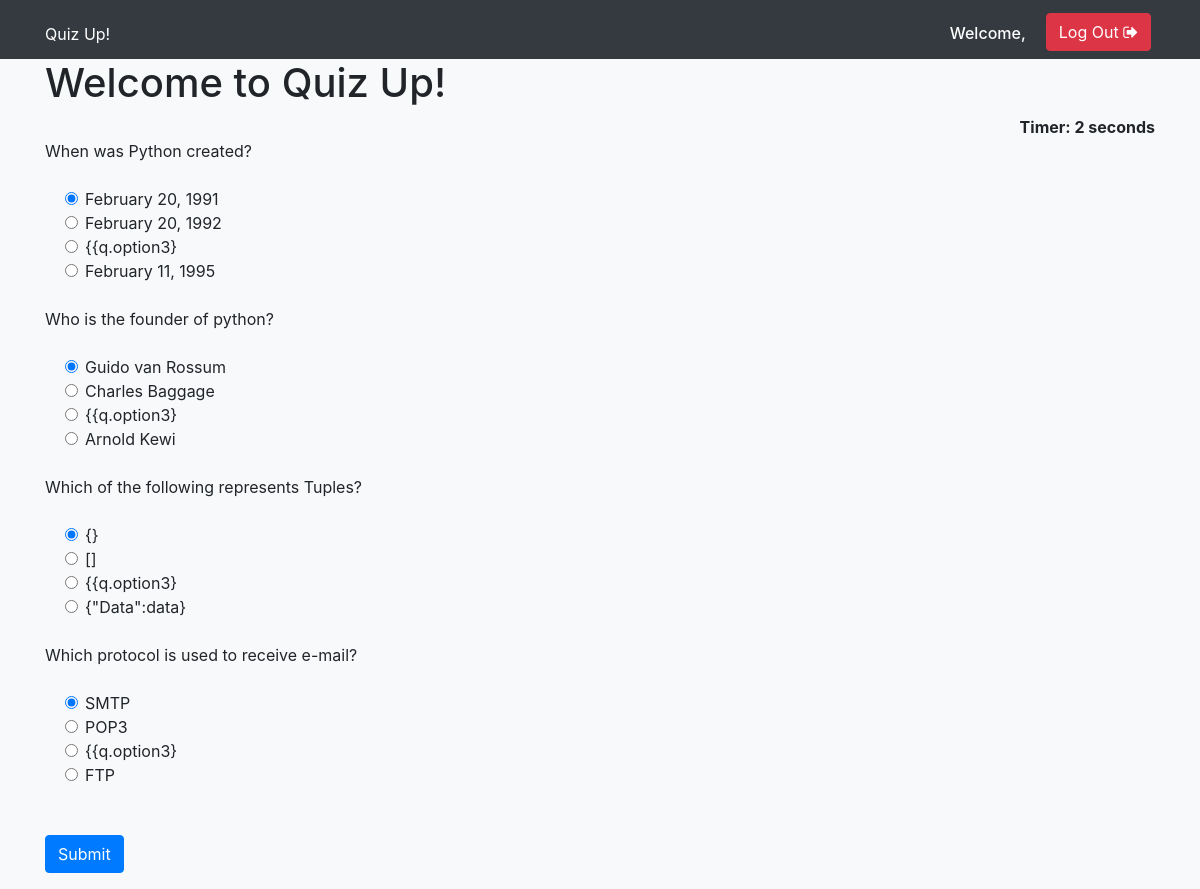
Screenshot of /play/ with the database file from the repository.
### quizapp/models.py (models this page shows, shortened)
class quesmodel(models.Model):
    question = models.CharField(max_length=200)
    option1 = models.CharField(max_length=20)
    option2 = models.CharField(max_length=20)
    option3 = models.CharField(max_length=20)
    option4 = models.CharField(max_length=20)
    answer = models.CharField(max_length=20)

### quizapp/views.py (the view)
# urls.py: path('play/',views.play,name="play"),
def play(request):
    if request.method == "POST":
        print("Reached post")
        filled_form = addquesform(request.POST)
        if filled_form.is_valid():
            print("Reached if")
            questions = quesmodel.objects.all()
            score = 0
            wrong = 0
            correct = 0
            total = 0
            for q in questions:
                total += 1
                if q.answer == request.POST.get(q.question):
                    score += 10
                    correct += 1
                    print("Reached another if")
                else:
                    wrong += 1
            percentage = score / (total * 10) * 100
            my_form = {
                'score': score,
                'wrong': wrong,
                'correct': correct,
                'total': total,
                'percentage': percentage
            }
            print("Reached database")
            reg_ans = filled_form.save()
            return redirect('result')
    else:
        questions = quesmodel.objects.all()
        my_form = {"questions": questions}
        return render(request=request, template_name="quizapp/play.html", context=my_form)
    form = addquesform()
    my_form = {"form": form}
    return render(request=request, template_name="quizapp/result.html", context=my_form)

### quizapp/templates/quizapp/play.html (shortened to what this page needs)
<html>
<html lang="en">
<head>
	<link rel="stylesheet" href="https://maxcdn.bootstrapcdn.com/bootstrap/4.0.0-beta.2/css/bootstrap.min.css">
    <link rel="stylesheet" href="https://maxcdn.bootstrapcdn.com/font-awesome/4.7.0/css/font-awesome.min.css">
    <link rel="stylesheet" href="https://maxcdn.bootstrapcdn.com/font-awesome/4.7.0/css/font-awesome.min.css">
</head>
<body class="bg-light">
    <nav class="navbar navbar-expand-md navbar-dark bg-dark">
        <div class="container">
            <a h4 class="text-white mt-2 mr-2" href="{% url 'log' %}">Quiz Up!</ah4>
            <div class="collapse navbar-collapse justify-content-end " id="navbar">
                <h6 class="text-white mt-2 mr-2">Welcome, {{ request.user.username }} </h6>
                <a href="{% url 'log_out' %}" class="btn btn-danger mt-1 mx-1">Log Out <i class="fa fa-sign-out" aria-hidden="true"></i></a>
            </div>
        </div>
    </nav>
<div class="container ">
<h1>Welcome to Quiz Up!</h1>
<div align="right " id="displaytimer"><b>Timer: 0 seconds</b></div>
 <form method=POST action="{% url 'play' %}">
    {% for q  in questions%}
    <div class="form-group">
      <label for="question">{{q.question}}</label>
    </div>
    <div class="form-check">
        <div class="form-check">
            <input class="form-check-input" type="radio" name="{{q.question}}" id="gridRadios1" value="option1" checked>
            <label class="form-check-label" for="gridRadios1">
                {{q.option1}}
            </label>
        </div>
        <div class="form-check">
            <input class="form-check-input" type="radio" name="{{q.question}}" id="gridRadios2" value="option2">
            <label class="form-check-label" for="gridRadios2">
                {{q.option2}}
            </label>
        </div>
        <div class="form-check">
            <input class="form-check-input" type="radio" name="{{q.question}}" id="gridRadios1" value="option3">
            <label class="form-check-label" for="gridRadios1">
                {{q.option3}
            </label>
        </div>
        <div class="form-check">
            <input class="form-check-input" type="radio" name="{{q.question}}" id="gridRadios2" value="option4">
            <label class="form-check-label" for="gridRadios2">
                {{q.option4}}
            </label>
        </div>
        <br>
    </div>
    {% endfor %}
    <br>
    <button type="submit" class="btn btn-primary">Submit</button>
  </form>
</div>
</body>
</html>

### rows the page displays
quesmodel: question "When was Python created?", option1 "February 20, 1991", option2 "February 20, 1992", option4 "February 11, 1995"
quesmodel: question "Who is the founder of python?", option1 "Guido van Rossum", option2 "Charles Baggage", option4 "Arnold Kewi"
quesmodel: question "Which of the following represents Tuples?", option1 "{}", option2 "[]", option4 "{\"Data\":data}"
quesmodel: question "Which protocol is used to receive e-mail?", option1 "SMTP", option2 "POP3", option4 "FTP"
